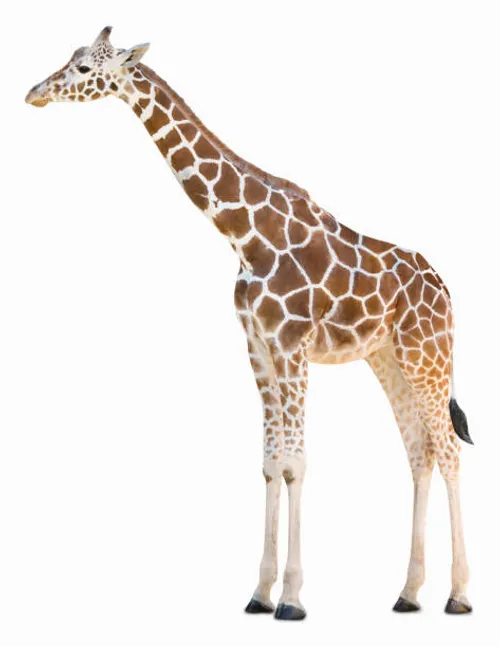
#> input picture giraffe.jpg, 500 x 647 px
$ jupyter execute edge_detection.ipynb   (older library calls are emulated)
#> lines starting #> are read from the running program, lines starting #| are printed output that depends on the picture; after the words box and inside, x2 and y2 are one past the last pixel; in counts of white or black regions, pixels touching at a corner belong together
[cell 1]
import cv2
import matplotlib.pyplot as plt
import numpy as np

[cell 2]
image = cv2.imread('giraffe.jpg',cv2.IMREAD_GRAYSCALE)
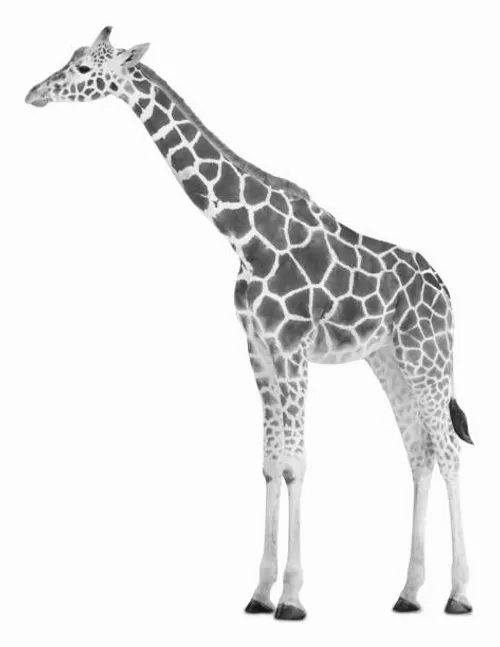
#> image: shape (647, 500); min 11, max 255, mean 234

[cell 3]
# sobel

sobel_x = cv2.Sobel(image,cv2.CV_64F,1,0,ksize=5)
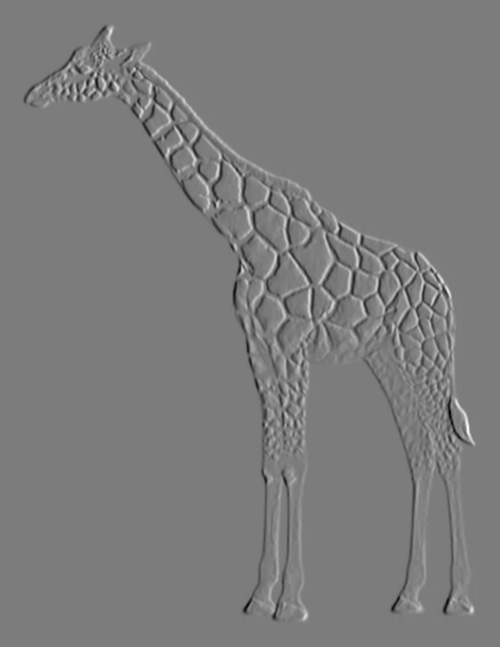
#> sobel_x: shape (647, 500) float64; min -8804, max 9212, mean 0; drawn with min black and max white
sobel_y = cv2.Sobel(image,cv2.CV_64F,0,1,ksize=5)
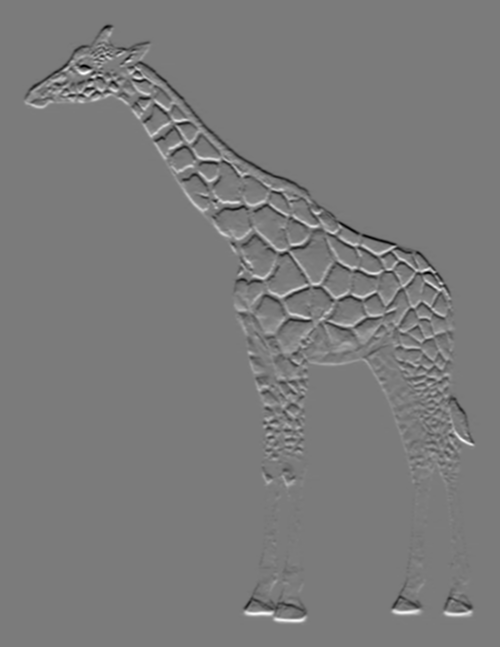
#> sobel_y: shape (647, 500) float64; min -7726, max 8247, mean 0; drawn with min black and max white
sobel_combined = cv2.magnitude(sobel_x, sobel_y)
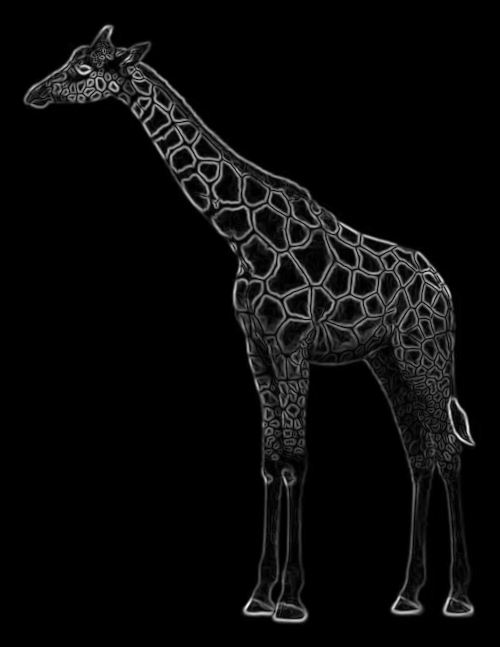
#> sobel_combined: shape (647, 500) float64; min 0, max 10091.6, mean 404.1; drawn with min black and max white


#laplacian

laplacian = cv2.Laplacian(image, cv2.CV_64F, ksize=5)
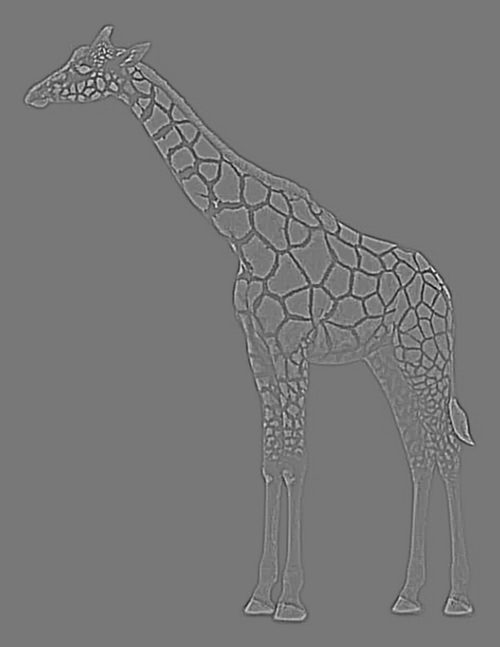
#> laplacian: shape (647, 500) float64; min -4754, max 5344, mean 0; drawn with min black and max white
laplacian_abs = cv2.convertScaleAbs(laplacian)
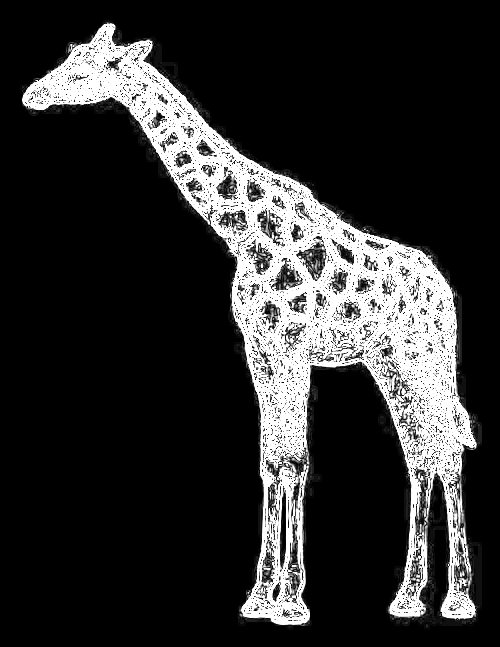
#> laplacian_abs: shape (647, 500); min 0, max 255, mean 48.3

#canny

canny_image = cv2.Canny(image, 100, 200)
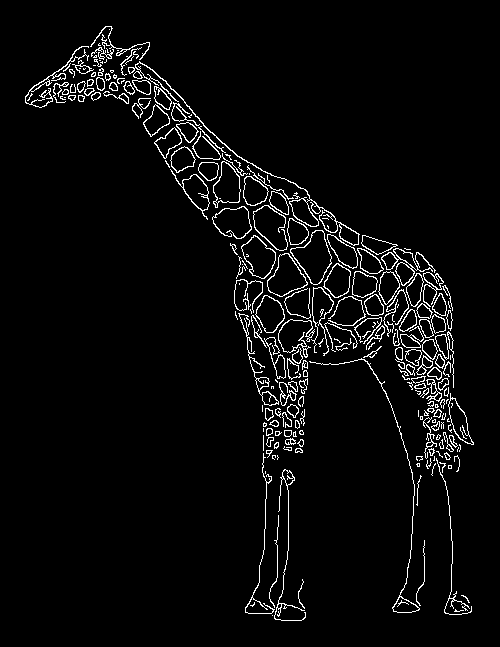
#> canny_image: shape (647, 500); 4% white in thin lines or dots, all inside (x1, y1, x2, y2) = (25, 26, 474, 621)

[cell 4]
# titles is already defined in the notebook, so you don't need to redefine it.

titles = ['Original Image', 'Sobel X', 'Sobel Y', 'Sobel Combined', 'Laplacian Absolute', 'Canny Edge Detection']
images = [image, sobel_x, sobel_y, sobel_combined, laplacian_abs, canny_image]

plt.figure(figsize=(12, 8))
for i in range(len(images)):
    plt.subplot(2, 3, i + 1)
    plt.imshow(images[i], cmap='gray')
    plt.title(titles[i])
    plt.axis('off')
#> this loop made 6 passes
plt.show()
